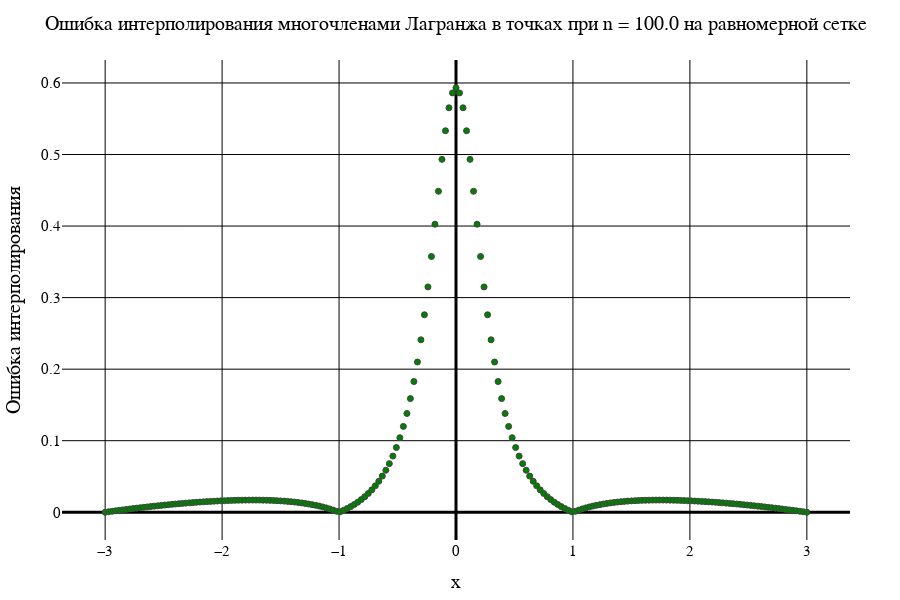

Here is the notebook cell this chart was saved with:
### Code cell
data1[2]

### Figure 1 — Plotly figure (JSON) as saved in the notebook; plotly's stock layout.template omitted (floating-point values rounded to 4 significant figures; data arrays with more than 128 entries replaced by an {"elided": "..."} marker saying what was removed)
{"data": [{"marker": {"color": "green", "line": {"width": 1}, "showline": true}, "mode": "markers", "type": "scatter", "x": {"elided": "201 float values"}, "y": {"elided": "201 float values"}}], "layout": {"coloraxis": {"outlinecolor": "black"}, "font": {"color": "black", "family": "Times New Roman"}, "height": 600, "margin": {"b": 50, "l": 50, "r": 50, "t": 60}, "paper_bgcolor": "white", "plot_bgcolor": "white", "title": {"autosize": false, "font": {"color": "black", "family": "Times New Roman", "size": 20}, "paper_bgcolor": "red", "text": "Ошибка интерполирования многочленами Лагранжа в точках при n = 100.0 на равномерной сетке"}, "width": 900, "xaxis": {"color": "black", "gridcolor": "black", "gridwidth": 1, "tickfont": {"size": 15}, "title": {"font": {"color": "black", "family": "Times New Roman", "size": 20}, "text": "x"}, "zerolinecolor": "black", "zerolinewidth": 3}, "yaxis": {"exponentformat": "power", "gridcolor": "black", "gridwidth": 1, "tickfont": {"size": 15}, "title": {"font": {"color": "black", "family": "Times New Roman", "size": 20}, "text": "Ошибка интерполирования"}, "zerolinecolor": "black", "zerolinewidth": 3}}}
